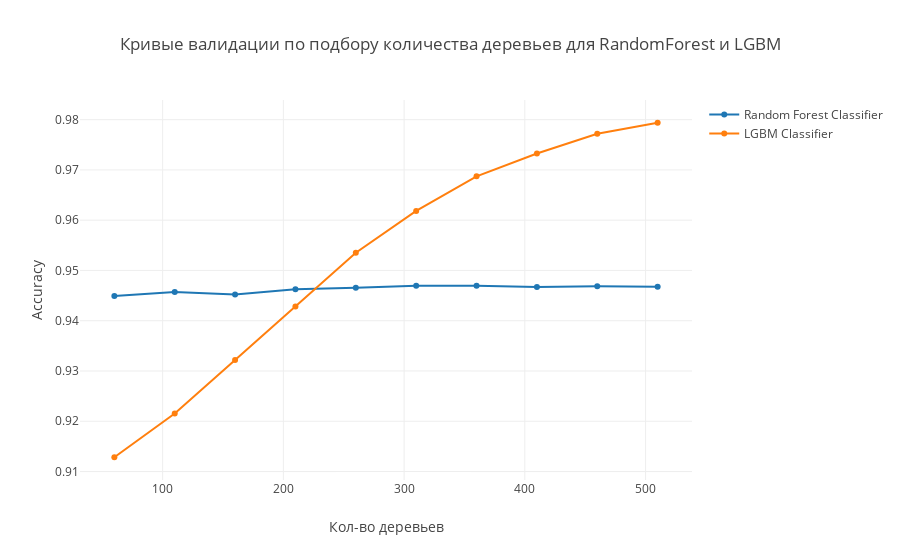

The notebook cell saved with this chart:
### Code cell
trace0 = go.Scatter(
    x=range_estimators,
    y=scores_rf,
    name='Random Forest Classifier'
)

trace1 = go.Scatter(
    x=range_estimators,
    y=scores_lgbm,
    name='LGBM Classifier'
)

data = [trace0, trace1]
layout = go.Layout(title = 'Кривые валидации по подбору количества деревьев для RandomForest и LGBM',
          yaxis={'title':'Accuracy'}, xaxis={'title':'Кол-во деревьев'})

fig = go.Figure(data=data, layout=layout)
iplot(fig, show_link=False)

### Figure 1 — Plotly figure (JSON) as saved in the notebook; plotly's stock layout.template omitted (floating-point values rounded to 4 significant figures)
{"data": [{"name": "Random Forest Classifier", "type": "scatter", "uid": "478ba31b-8f31-4bae-875f-c967a456679d", "x": [60, 110, 160, 210, 260, 310, 360, 410, 460, 510], "y": [0.9449, 0.9457, 0.9452, 0.9463, 0.9466, 0.9469, 0.9469, 0.9467, 0.9468, 0.9467]}, {"name": "LGBM Classifier", "type": "scatter", "uid": "a53dfb5f-f218-4fae-ac6d-8f824ca6686e", "x": [60, 110, 160, 210, 260, 310, 360, 410, 460, 510], "y": [0.9128, 0.9215, 0.9322, 0.9428, 0.9535, 0.9618, 0.9687, 0.9733, 0.9772, 0.9794]}], "layout": {"title": {"text": "Кривые валидации по подбору количества деревьев для RandomForest и LGBM"}, "xaxis": {"title": {"text": "Кол-во деревьев"}}, "yaxis": {"title": {"text": "Accuracy"}}}}
